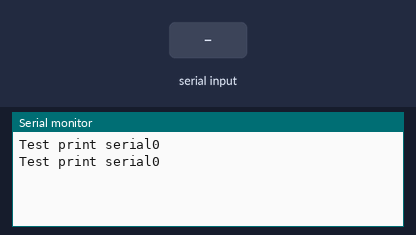
Bench run of a sketch on a simulated Arduino Mega 2560, built with avr-gcc and run on an emulated ATmega2560. On the bench: the last lines printed to the serial monitor. Inputs (shaded band) come from the test bench.

Above: at 2.0 s.
2.1 s: "1" received over the second serial link
At 3.8 s:
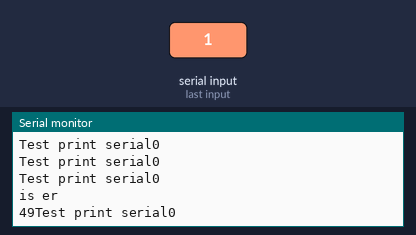
4.5 s: "0" received over the second serial link
At 5.5 s:
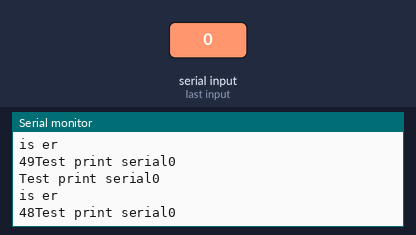
Timing chart, 0 to 7.5 s (numbered marks = the images above; inputs shaded):
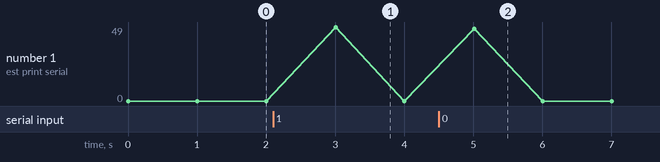

Measured:
- after the input at 2.1 s, the serial monitor: prints a new line after 0.90 s (image 1)
- after the input at 4.5 s, the serial monitor: prints a new line after 0.51 s (image 2)

The sketch:

comunicacion_serial.ino
```cpp
void setup()
{
  Serial.begin(9600);
  Serial1.begin(9600);  // open serial over TX and RX pins
}

void loop()
{
    Serial.println("Test print serial0");
    Serial1.println("Test print serial1");
  delay(1000);
  // read from port 0, send to port 1 ... working
  if (Serial.available())
  {
      Serial1.print(Serial.read());
  }
  // read from port 1, send to port 0 ... not working
  if (Serial1.available())
  {
    Serial.println("is er ");
      Serial.print(Serial1.read());
  }
 }
```
